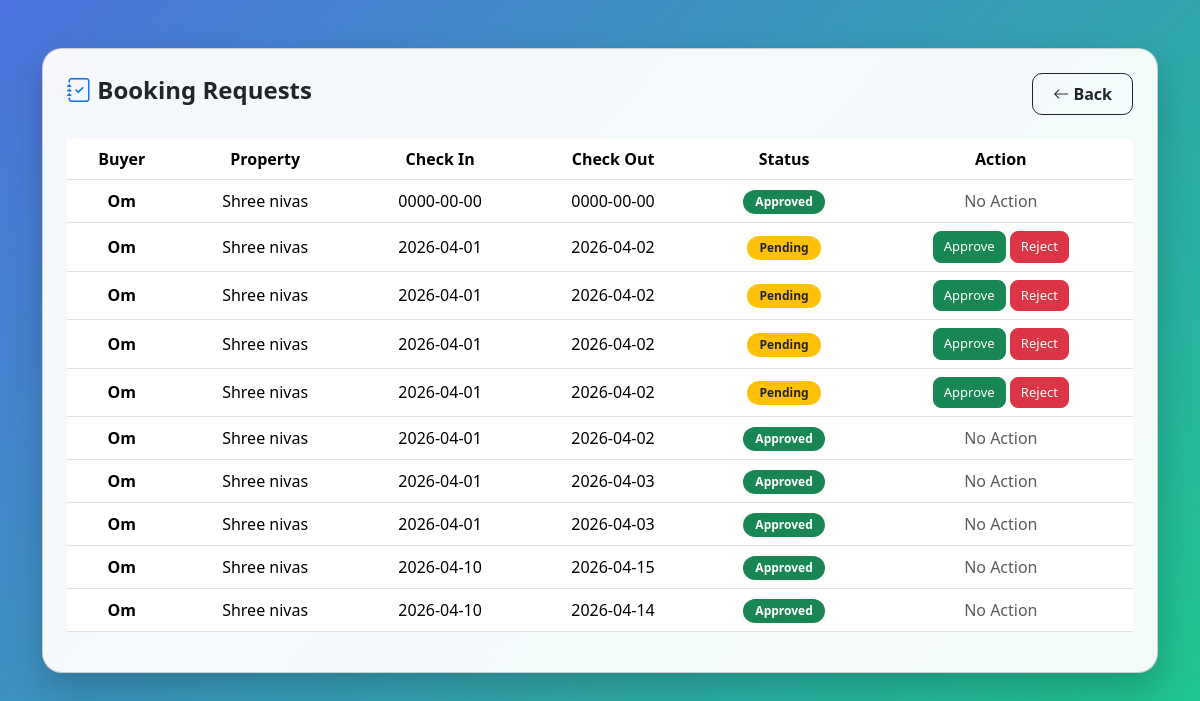
The app's page /seller/view_bookings.php (signed in) with its own data.
### tables this page shows
CREATE TABLE `bookings` (
  `id` int(11) NOT NULL,
  `user_id` int(11) NOT NULL,
  `property_id` int(11) NOT NULL,
  `check_in` date NOT NULL,
  `check_out` date NOT NULL,
  `total_price` decimal(10,2) NOT NULL,
  `status` enum('pending','approved','rejected','completed') DEFAULT 'pending',
  `created_at` timestamp NOT NULL DEFAULT current_timestamp()
);

CREATE TABLE `users` (
  `id` int(11) NOT NULL,
  `name` varchar(255) NOT NULL,
  `username` varchar(100) NOT NULL,
  `email` varchar(255) NOT NULL,
  `phone` varchar(20) DEFAULT NULL,
  `password` varchar(255) NOT NULL,
  `role` enum('buyer','seller','admin') DEFAULT 'buyer',
  `status` enum('active','blocked') DEFAULT 'active',
  `created_at` timestamp NOT NULL DEFAULT current_timestamp()
);

CREATE TABLE `properties` (
  `id` int(11) NOT NULL,
  `seller_id` int(11) NOT NULL,
  `title` varchar(255) NOT NULL,
  `property_type` varchar(100) DEFAULT NULL,
  `price` decimal(10,2) NOT NULL,
  `location` varchar(255) DEFAULT NULL,
  `description` text DEFAULT NULL,
  `status` enum('available','booked','inactive') DEFAULT 'available',
  `created_at` timestamp NOT NULL DEFAULT current_timestamp()
);

### seller/view_bookings.php (the view, shortened to what this page needs)
<?php
include "../include/db.php";
$seller_id = $_SESSION['user_id'];
$stmt = $conn->prepare("
    SELECT b.*, u.name, p.title
    FROM bookings b
    JOIN users u ON b.user_id = u.id
    JOIN properties p ON b.property_id = p.id
    WHERE p.seller_id = ?
");
$stmt->bind_param("i", $seller_id);
$stmt->execute();
$result = $stmt->get_result();
?>
<!DOCTYPE html>
<html>
<head>
<link href="https://cdn.jsdelivr.net/npm/bootstrap@5.3.2/dist/css/bootstrap.min.css" rel="stylesheet">
<link rel="stylesheet" href="https://cdn.jsdelivr.net/npm/bootstrap-icons@1.11.1/font/bootstrap-icons.css">
</head>
<body>
<div class="container py-5">
    <div class="card main-card p-4">
        <div class="d-flex justify-content-between align-items-center mb-4">
            <h4 class="fw-bold">
                <i class="bi bi-journal-check text-primary"></i>
                Booking Requests
            </h4>
            <a href="dashboard.php" class="btn btn-outline-dark back-btn">
                <i class="bi bi-arrow-left"></i> Back
            </a>
        </div>
        <div class="table-responsive">
            <table class="table align-middle text-center">
                <thead>
                    <tr>
                        <th>Buyer</th>
                        <th>Property</th>
                        <th>Check In</th>
                        <th>Check Out</th>
                        <th>Status</th>
                        <th>Action</th>
                    </tr>
                </thead>
                <tbody>
                <?php if($result->num_rows > 0){ ?>
                    <?php while($row=$result->fetch_assoc()){ ?>
                    <tr>
                        <td class="fw-semibold"><?= htmlspecialchars($row['name']) ?></td>
                        <td><?= htmlspecialchars($row['title']) ?></td>
                        <td><?= $row['check_in'] ?></td>
                        <td><?= $row['check_out'] ?></td>
                        <td>
                            <?php if($row['status'] == 'pending'){ ?>
                                <span class="badge bg-warning text-dark">Pending</span>
                            <?php } elseif($row['status'] == 'approved'){ ?>
                                <span class="badge bg-success">Approved</span>
                            <?php } elseif($row['status'] == 'rejected'){ ?>
                                <span class="badge bg-danger">Rejected</span>
                            <?php } ?>
                        </td>
                        <td>
                            <?php if($row['status'] == 'pending'){ ?>
                                <a href="view_bookings.php?action=approve&booking_id=<?= $row['id'] ?>"
                                   class="btn btn-success action-btn">
                                   Approve
                                </a>
                                <a href="view_bookings.php?action=reject&booking_id=<?= $row['id'] ?>"
                                   class="btn btn-danger action-btn"
                                   onclick="return confirm('Are you sure?')">
                                   Reject
                                </a>
                            <?php } else { ?>
                                <span class="text-muted">No Action</span>
                            <?php } ?>
                        </td>
                    </tr>
                    <?php } ?>
                <?php } ?>
                </tbody>
            </table>
        </div>
    </div>
</div>
</body>
</html>

### seller/view_bookings.php (style rules this page uses)
body { background: linear-gradient(135deg, #4e73df, #1cc88a); min-height: 100vh; }
.main-card { border-radius: 20px; background: rgba(255,255,255,0.95); backdrop-filter: blur(12px); box-shadow: 0 15px 35px rgba(0,0,0,0.2); }
.table thead { background: #4e73df; color: white; }
.badge { padding: 6px 12px; border-radius: 20px; font-size: 12px; }
.action-btn { border-radius: 8px; padding: 5px 10px; font-size: 13px; }
.back-btn { border-radius: 10px; font-weight: 600; padding: 8px 20px; }

### records on screen
bookings: user.name "Om", property.title "Shree nivas", check_in "0000-00-00", check_out "0000-00-00", status "Approved"
bookings: user.name "Om", property.title "Shree nivas", check_in "2026-04-01", check_out "2026-04-02", status "Pending"
bookings: user.name "Om", property.title "Shree nivas", check_in "2026-04-01", check_out "2026-04-02", status "Pending"
bookings: user.name "Om", property.title "Shree nivas", check_in "2026-04-01", check_out "2026-04-02", status "Pending"
bookings: user.name "Om", property.title "Shree nivas", check_in "2026-04-01", check_out "2026-04-02", status "Pending"
bookings: user.name "Om", property.title "Shree nivas", check_in "2026-04-01", check_out "2026-04-02", status "Approved"
bookings: user.name "Om", property.title "Shree nivas", check_in "2026-04-01", check_out "2026-04-03", status "Approved"
bookings: user.name "Om", property.title "Shree nivas", check_in "2026-04-01", check_out "2026-04-03", status "Approved"
bookings: user.name "Om", property.title "Shree nivas", check_in "2026-04-10", check_out "2026-04-15", status "Approved"
bookings: user.name "Om", property.title "Shree nivas", check_in "2026-04-10", check_out "2026-04-14", status "Approved"
